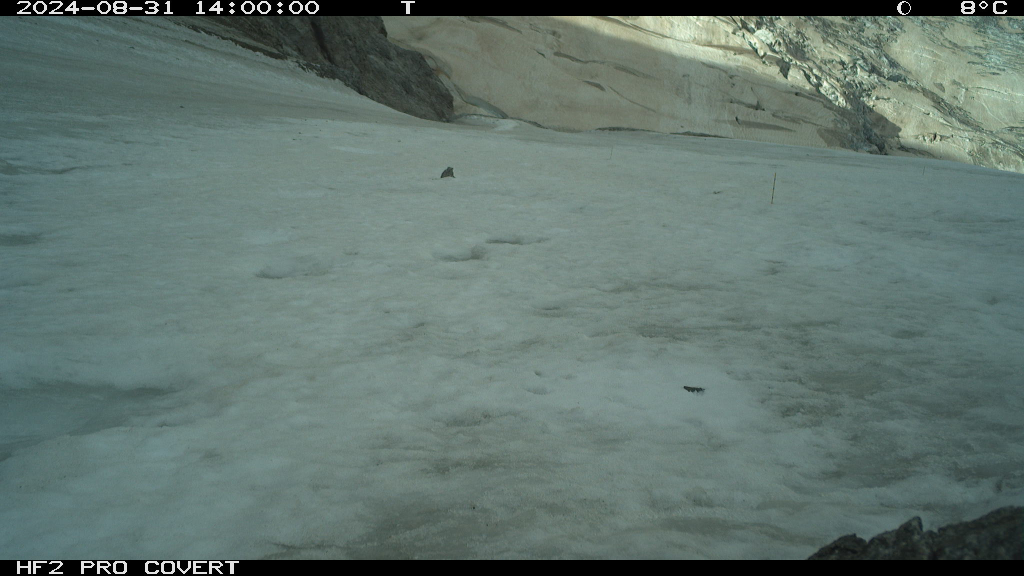
#> input picture tests/data/linceul_20240717-20241110/RCNX0452.JPG, 2048 x 1152 px (shown at 1/2 size)
$ jupyter execute --allow-errors pipeline_step_by_step.ipynb   (shell and % lines are left out)   (older library calls are emulated)
#> lines starting #> are read from the running program, lines starting #| are printed output that depends on the picture
### staketracker/detection.py
"""Image-based stake detection using weighted Sobel edge filtering.

This module provides the core computer-vision pipeline:

1. Load a grayscale image.
2. Enhance local contrast with CLAHE and compute a weighted Sobel gradient.
3. Threshold the gradient magnitude to isolate high-contrast pixels inside
   a region of interest (ROI).
4. Measure the vertical extent of detected pixels to estimate the stake height.

The module also exposes helpers for parameter optimisation (``optimize_params``)
and for reading EXIF capture dates from JPEG files (``read_image_date``).
"""

from datetime import datetime

import cv2
import numpy as np
import piexif
from scipy.optimize import differential_evolution

# ---------------------------------------------------------------------------
# Image I/O
# ---------------------------------------------------------------------------


def load_gray(image_path: str) -> np.ndarray:
    """Load an image from disk and convert it to grayscale.

    Parameters
    ----------
    image_path : str
        Path to the input image file.

    Returns
    -------
    numpy.ndarray
        Two-dimensional grayscale image.

    Raises
    ------
    AssertionError
        Raised when the image cannot be loaded from ``image_path``.
    """
    img = cv2.imread(image_path)
    assert img is not None, f"Cannot load: {image_path}"
    return cv2.cvtColor(img, cv2.COLOR_BGR2GRAY)


# ---------------------------------------------------------------------------
# Edge enhancement
#
# apply_weighted_sobel() chains three steps, each available on its own so that
# notebooks/pipeline_step_by_step.ipynb can show the intermediate images:
# enhance_contrast() -> weighted_gradient() -> normalize_gradient().
# ---------------------------------------------------------------------------


def enhance_contrast(gray: np.ndarray, blur_size: int = 5, clahe_clip: float = 3.0, clahe_tile: int = 8) -> np.ndarray:
    """Blur the image, then enhance local contrast with CLAHE.

    Parameters
    ----------
    gray : numpy.ndarray
        Input grayscale image.
    blur_size : int, default 5
        Gaussian blur kernel size, removes sensor noise.
    clahe_clip : float, default 3.0
        Clip limit used by CLAHE.
    clahe_tile : int, default 8
        Tile grid size used by CLAHE.  Values below 2 are rejected by OpenCV.

    Returns
    -------
    numpy.ndarray
        Enhanced 8-bit grayscale image.
    """
    blurred = cv2.GaussianBlur(gray, (blur_size, blur_size), 0)
    clahe = cv2.createCLAHE(clipLimit=clahe_clip, tileGridSize=(clahe_tile, clahe_tile))
    return clahe.apply(blurred)


def weighted_gradient(img: np.ndarray, wx: float = 0.9, ksize: int = 3) -> np.ndarray:
    """Combine the horizontal and vertical Sobel gradients with a weight.

    .. math::

        M = \\sqrt{w_x G_x^2 + (1 - w_x) G_y^2}

    ``wx=1`` gives :math:`|G_x|` alone, ``wx=0`` gives :math:`|G_y|` alone.

    Parameters
    ----------
    img : numpy.ndarray
        Input grayscale image, usually the output of [`enhance_contrast`][].
    wx : float, default 0.9
        Weight of the horizontal gradient component.  Must be in [0, 1].
    ksize : int, default 3
        Sobel kernel size.  Values are coerced to the next odd integer.

    Returns
    -------
    numpy.ndarray
        Gradient magnitude, float64, unbounded.
    """
    ksize = int(ksize) | 1
    sx = cv2.Sobel(img, cv2.CV_64F, 1, 0, ksize=ksize)
    sy = cv2.Sobel(img, cv2.CV_64F, 0, 1, ksize=ksize)
    return np.sqrt(wx * (sx**2) + (1.0 - wx) * (sy**2))


def normalize_gradient(magnitude: np.ndarray, percentile: float = 99) -> np.ndarray:
    """Clip the gradient at a percentile of the whole image, then rescale it to 0-255.

    Clipping at a percentile rather than the maximum keeps a few very strong edges
    from squashing everything else.  The threshold applied afterwards is therefore
    relative to the image, not an absolute gradient value.

    Parameters
    ----------
    magnitude : numpy.ndarray
        Gradient magnitude, usually the output of [`weighted_gradient`][].
    percentile : float, default 99
        Percentile mapped to 255.

    Returns
    -------
    numpy.ndarray
        Normalised 8-bit image.
    """
    v_max = np.percentile(magnitude, percentile)
    clipped = np.clip(magnitude, 0, v_max)
    return cv2.normalize(clipped, None, 0, 255, cv2.NORM_MINMAX).astype(np.uint8)


def apply_weighted_sobel(
    gray: np.ndarray,
    wx: float = 0.9,
    ksize: int = 3,
    blur_size: int = 5,
    clahe_clip: float = 3.0,
    clahe_tile: int = 8,
) -> np.ndarray:
    """Enhance contrast, compute the weighted Sobel gradient and normalise it to 0-255.

    Runs [`enhance_contrast`][], [`weighted_gradient`][] and
    [`normalize_gradient`][] in sequence; see them for the parameters.

    Returns
    -------
    numpy.ndarray
        Normalised 8-bit image containing the gradient magnitude.
    """
    enhanced = enhance_contrast(gray, blur_size=blur_size, clahe_clip=clahe_clip, clahe_tile=clahe_tile)
    return normalize_gradient(weighted_gradient(enhanced, wx=wx, ksize=ksize))


# ---------------------------------------------------------------------------
# Pixel detection
#
# detect_pixels() chains threshold_roi() -> clean_detection() -> mask_to_coords(),
# and clean_detection() chains close_gaps() -> keep_largest_component().
# ---------------------------------------------------------------------------


def crop_roi(img: np.ndarray, roi: tuple) -> np.ndarray:
    """Extract a rectangular region of interest from an image.

    Parameters
    ----------
    img : numpy.ndarray
        Input image from which to extract the region.
    roi : tuple
        Region of interest defined as ``(x, y, width, height)``.

    Returns
    -------
    numpy.ndarray
        View of ``img`` restricted to the requested region.
    """
    x, y, w, h = roi
    return img[y : y + h, x : x + w]


def threshold_roi(sobel_full: np.ndarray, roi: tuple, threshold: float) -> np.ndarray:
    """Binary mask of the ROI pixels at or above ``threshold``.

    Returns
    -------
    numpy.ndarray
        Mask of the ROI's shape (uint8, values 0 or 255).
    """
    return (crop_roi(sobel_full, roi) >= threshold).astype(np.uint8) * 255


def close_gaps(binary: np.ndarray, closing_kernel: int = 3) -> np.ndarray:
    """Morphological closing (dilation then erosion) to fill small gaps along the stake.

    ``closing_kernel`` is the side of the square structuring element; 1 returns
    the mask unchanged.
    """
    if closing_kernel <= 1:
        return binary
    kernel = cv2.getStructuringElement(cv2.MORPH_RECT, (closing_kernel, closing_kernel))
    return cv2.morphologyEx(binary, cv2.MORPH_CLOSE, kernel)


def keep_largest_component(mask: np.ndarray) -> np.ndarray:
    """Keep only the largest connected component of a binary mask (uint8, 0 or 255)."""
    num_labels, labels, stats, _ = cv2.connectedComponentsWithStats(mask)
    if num_labels < 2:  # only background
        return np.zeros_like(mask)

    # stats[0] is the background, skip it
    largest = 1 + np.argmax(stats[1:, cv2.CC_STAT_AREA])
    return (labels == largest).astype(np.uint8) * 255


def clean_detection(binary: np.ndarray, closing_kernel: int = 3) -> np.ndarray:
    """Clean a binary detection mask.

    Applies [`close_gaps`][], then [`keep_largest_component`][] to remove
    isolated noise.

    Parameters
    ----------
    binary : numpy.ndarray
        Binary mask (uint8, values 0 or 255).
    closing_kernel : int, default 3
        Size of the square structuring element used for the closing.
        Set to 1 to disable the closing.

    Returns
    -------
    numpy.ndarray
        Cleaned binary mask (uint8, values 0 or 255).
    """
    return keep_largest_component(close_gaps(binary, closing_kernel))


def mask_to_coords(mask: np.ndarray, roi: tuple) -> np.ndarray:
    """Convert a ROI mask to full-image ``(x, y)`` coordinates, shape ``(n, 2)``."""
    x, y, _, _ = roi
    local_ys, local_xs = np.nonzero(mask)
    if len(local_xs) == 0:
        return np.empty((0, 2), dtype=int)
    return np.column_stack([local_xs + x, local_ys + y])


def detect_pixels(sobel_full: np.ndarray, roi: tuple, threshold: float, closing_kernel: int = 3) -> np.ndarray:
    """Detect high-gradient pixels inside a region of interest.

    Runs [`threshold_roi`][], [`clean_detection`][] and [`mask_to_coords`][].

    Parameters
    ----------
    sobel_full : numpy.ndarray
        Full-image Sobel magnitude image.
    roi : tuple
        Region of interest defined as ``(x, y, width, height)``.
    threshold : float
        Minimum Sobel magnitude required for a pixel to be retained.
    closing_kernel : int, default 3
        Passed to [`clean_detection`][]. Set to 1 to disable the closing.

    Returns
    -------
    numpy.ndarray
        Array of detected pixel coordinates with shape ``(n, 2)`` in global
        ``(x, y)`` image coordinates.  An empty integer array is returned when
        no pixels satisfy the threshold.
    """
    binary = threshold_roi(sobel_full, roi, threshold)
    return mask_to_coords(clean_detection(binary, closing_kernel), roi)


# ---------------------------------------------------------------------------
# Measurement
# ---------------------------------------------------------------------------


def stakes_vertical_size(detected: np.ndarray) -> dict:
    """Return the vertical extent of detected stake pixels.

    Parameters
    ----------
    detected : numpy.ndarray
        Detected pixel coordinates with shape ``(n, 2)``.

    Returns
    -------
    dict
        ``{"y_min": int | None, "y_max": int | None, "height_px": int}``
        All values are ``None`` / ``0`` when no pixels are detected.
    """
    if len(detected) == 0:
        return {"y_min": None, "y_max": None, "height_px": 0}
    y_min = int(detected[:, 1].min())
    y_max = int(detected[:, 1].max())
    return {"y_min": y_min, "y_max": y_max, "height_px": y_max - y_min + 1}


# ---------------------------------------------------------------------------
# EXIF metadata
# ---------------------------------------------------------------------------


# [21 lines left out: function read_image_date, not called in this run]


# ---------------------------------------------------------------------------
# Full-image detection pipeline
# ---------------------------------------------------------------------------


def detect_stakes(image_path: str, roi: tuple, best: dict) -> np.ndarray:
    """Detect stake pixels in a single image using pre-optimised parameters.

    Parameters
    ----------
    image_path : str
        Path to the input JPEG image.
    roi : tuple
        Region of interest defined as ``(x, y, width, height)``.
    best : dict
        Optimised parameter dictionary with keys ``wx``, ``threshold``,
        ``ksize``, ``clahe_clip``, and ``clahe_tile``.  Optional key
        ``closing_kernel`` (default 3) is passed to [`detect_pixels`][].

    Returns
    -------
    numpy.ndarray
        Detected pixel coordinates with shape ``(n, 2)``.
    """
    gray = load_gray(image_path)
    sobel = apply_weighted_sobel(
        gray,
        wx=best["wx"],
        ksize=best["ksize"],
        clahe_clip=best["clahe_clip"],
        clahe_tile=best["clahe_tile"],
    )
    return detect_pixels(sobel, roi, best["threshold"], best.get("closing_kernel", 3))


# ---------------------------------------------------------------------------
# Parameter optimisation
# ---------------------------------------------------------------------------


# [102 lines left out: functions pixel_iou, objective, optimize_params, not called in this run]

### notebooks/pipeline_step_by_step.ipynb
# Stake detection, step by step

This notebook runs the detection pipeline of `staketracker` on the test images in `tests/data`,
one step at a time, and shows the intermediate images.

Each step calls the same `staketracker.detection` function that `detect_stakes()` uses, so the notebook
follows the code when it changes. The last check confirms that chaining the steps gives the same pixels
as `detect_stakes()`: if a step is added to the pipeline, it fails until the notebook shows that step too.

Steps:
1. Load the photo in grayscale (`load_gray`)
2. Blur, then enhance local contrast with CLAHE (`enhance_contrast`)
3. Compute horizontal and vertical gradients (Sobel) and combine them with a weight `wx` (`weighted_gradient`)
4. Normalise the gradient to 0–255 (`normalize_gradient`)
5. Keep the pixels above a threshold inside the region of interest (ROI) (`threshold_roi`)
6. Clean the mask: morphological closing, then keep the largest connected component (`close_gaps`, `keep_largest_component`)
7. Measure the vertical extent of what is left: the visible stake height in pixels (`mask_to_coords`, `stakes_vertical_size`)

[cell 1]
from pathlib import Path

import cv2
import matplotlib.pyplot as plt
import numpy as np
import pandas as pd

import staketracker
from staketracker import visualize
from staketracker.detection import (
    apply_weighted_sobel,
    close_gaps,
    detect_stakes,
    enhance_contrast,
    keep_largest_component,
    load_gray,
    mask_to_coords,
    normalize_gradient,
    stakes_vertical_size,
    threshold_roi,
    weighted_gradient,
)

plt.rcParams["figure.dpi"] = 80

print(f"staketracker {staketracker.__version__}")

DATA_DIR = Path("../tests/data")
cases = pd.read_csv(DATA_DIR / "cases.csv", comment="#")
#> (reads tests/data/cases.csv from the repository)
cases

## Pick an image

`cases.csv` gives, for each image, the ROI and threshold used for its period (same values as `workflow.sh`).
The other detection parameters are shared by all periods.

[cell 2]
PARAMS = {"wx": 0.9, "ksize": 1, "clahe_clip": 1.0, "clahe_tile": 2}


def get_case(image):
    row = cases.set_index("image").loc[image]
    roi = (int(row.roi_x), int(row.roi_y), int(row.roi_w), int(row.roi_h))
    return DATA_DIR / row.period / image, roi, int(row.threshold)


path, roi, threshold = get_case("RCNX0452.JPG")
x, y, w, h = roi
print(path, "ROI (x, y, w, h) =", roi, "threshold =", threshold)

## 1. Load the photo

The camera takes a colour photo every hour. Detection works on the grayscale version.
The yellow box is the ROI: the stake must stay inside it for the whole period.

[cell 3]
color = cv2.cvtColor(cv2.imread(str(path)), cv2.COLOR_BGR2RGB)
gray = load_gray(str(path))
#> in load_gray, img is the input picture: shape (1152, 2048, 3); mean B, G, R 111.2, 117.1, 98.5

PAD = 40  # margin around the ROI in the zoomed views


def zoom(img):
    return img[max(0, y - PAD) : y + h + PAD, max(0, x - PAD) : x + w + PAD]
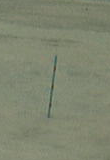
#> returned value: shape (160, 110, 3); mean of channels 0, 1, 2 111.6, 133, 127.1; drawn as B, G, R


def draw_roi(ax):
    ax.add_patch(plt.Rectangle((PAD - 0.5, PAD - 0.5), w, h, fill=False, edgecolor="yellow", linewidth=1))


fig, axes = plt.subplots(1, 3, figsize=(15, 4), gridspec_kw={"width_ratios": [3, 1, 1]})
axes[0].imshow(color)
axes[0].add_patch(plt.Rectangle((x, y), w, h, fill=False, edgecolor="yellow"))
axes[0].set_title(f"{path.name}, {gray.shape[1]}×{gray.shape[0]} px")
axes[1].imshow(zoom(color))
axes[1].set_title("colour, around the ROI")
axes[2].imshow(zoom(gray), cmap="gray")
axes[2].set_title("grayscale")
for ax in axes[1:]:
    draw_roi(ax)
for ax in axes:
    ax.axis("off")
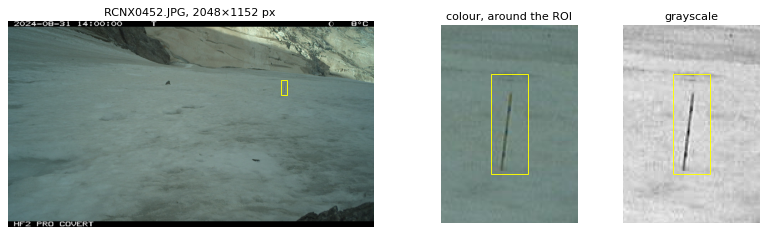
#> figure drawn by matplotlib, 3 panels

## 2. Blur and CLAHE

A 5×5 Gaussian blur removes sensor noise. CLAHE (Contrast Limited Adaptive Histogram Equalization) then
stretches the contrast tile by tile, so the stake stands out even when the light is flat.
`clahe_tile` sets the tile grid (2×2 here), `clahe_clip` limits how much the contrast can be amplified.

[cell 4]
enhanced = enhance_contrast(gray, clahe_clip=PARAMS["clahe_clip"], clahe_tile=PARAMS["clahe_tile"])
#> in enhance_contrast, `return clahe.apply(blurred)`:
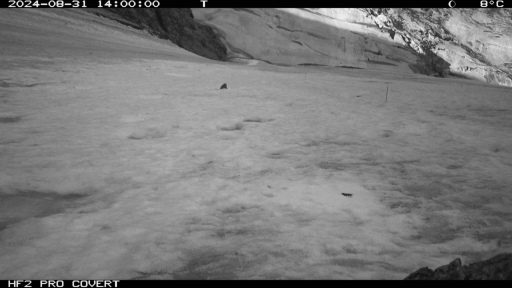
#> returned value: shape (1152, 2048) (shown at 1/4 size); min 2, max 249, mean 120.2

fig, axes = plt.subplots(1, 2, figsize=(6, 4))
for ax, img, title in zip(axes, [gray, enhanced], ["grayscale", "blur + CLAHE"]):
    ax.imshow(zoom(img), cmap="gray")
    draw_roi(ax)
    ax.set_title(title)
    ax.axis("off")
#> this loop made 2 passes
#> title on passes 1 to 2: 'grayscale', 'blur + CLAHE'
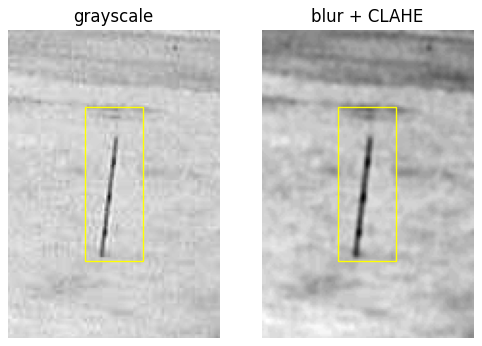
#> figure drawn by matplotlib, 2 panels

## 3. Weighted Sobel gradient

Sobel filters measure how fast brightness changes: `Gx` along the horizontal axis, `Gy` along the vertical axis.
The stake is vertical, so its edges show up in `Gx`. The two are combined as

$$M = \sqrt{w_x G_x^2 + (1 - w_x) G_y^2}$$

With `wx = 0.9`, vertical edges (the stake) count much more than horizontal ones (snow surface, horizon).

`wx = 1` keeps `|Gx|` alone and `wx = 0` keeps `|Gy|` alone, which is how the cell below shows each component.

[cell 5]
wx, ksize = PARAMS["wx"], PARAMS["ksize"]
magnitude = weighted_gradient(enhanced, wx=wx, ksize=ksize)
#> in weighted_gradient, `sx = cv2.Sobel(img, cv2.CV_64F, 1, 0, ksize=ksize)`:
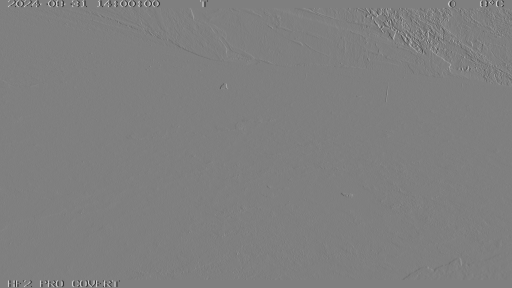
#> sx: shape (1152, 2048) float64 (shown at 1/4 size); min -180, max 180, mean 0; drawn with min black and max white
#> in weighted_gradient, `return np.sqrt(wx * (sx**2) + (1.0 - wx) * (sy**2))`:
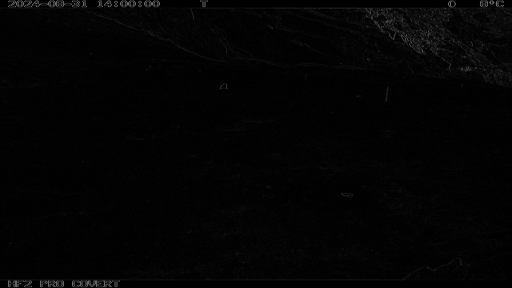
#> returned value: shape (1152, 2048) float64 (shown at 1/4 size); min 0, max 170.8, mean 3.7

fig, axes = plt.subplots(1, 3, figsize=(9, 4))
components = [weighted_gradient(enhanced, wx=1, ksize=ksize), weighted_gradient(enhanced, wx=0, ksize=ksize), magnitude]
for ax, img, title in zip(axes, components, ["|Gx|", "|Gy|", f"M (wx={wx})"]):
    ax.imshow(zoom(img), cmap="magma")
    draw_roi(ax)
    ax.set_title(title)
    ax.axis("off")
#> this loop made 3 passes
#> title on passes 1 to 3: '|Gx|', '|Gy|', 'M (wx=0.9)'
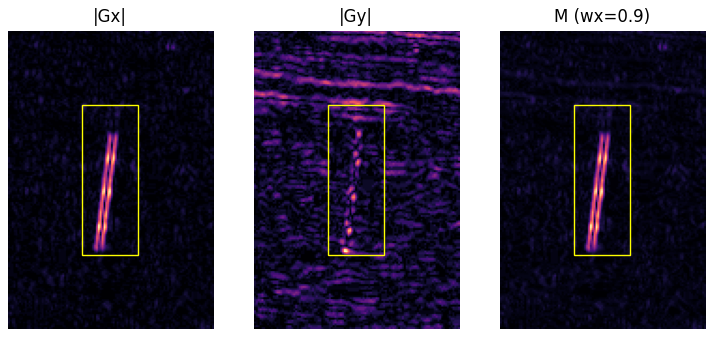
#> figure drawn by matplotlib, 3 panels

## 4. Normalise to 0–255

The magnitude is clipped at its 99th percentile over the whole image, then rescaled to 0–255.
Clipping at a percentile rather than the maximum keeps a few very bright pixels from squashing everything else.
This also means the threshold is relative to the image, not an absolute gradient value.

[cell 6]
sobel = normalize_gradient(magnitude)
#> in normalize_gradient, `v_max = np.percentile(magnitude, percentile)`: v_max = 34.19
#> in normalize_gradient, `clipped = np.clip(magnitude, 0, v_max)`:
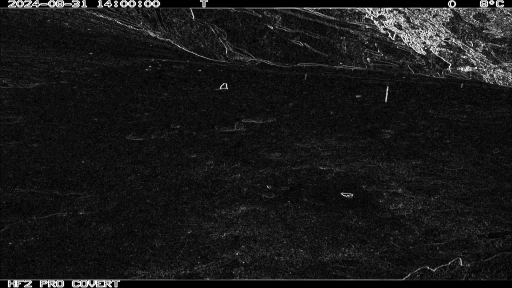
#> clipped: shape (1152, 2048) float64 (shown at 1/4 size); min 0, max 34.19, mean 3.4; drawn with min black and max white
v_max = np.percentile(magnitude, 99)  # only for the printout below
#> v_max = 34.19

roi_values = sobel[y : y + h, x : x + w].ravel()
#> roi_values = 2400 values, max 255 at index 763, min 0 at index 6, mean 43.3

fig, axes = plt.subplots(1, 2, figsize=(10, 4), gridspec_kw={"width_ratios": [1, 2]})
axes[0].imshow(zoom(sobel), cmap="magma")
#> in zoom (call 8), `return img[max(0, y - PAD) : y + h + PAD, max(0, x - PAD) : x + w + PAD]`:
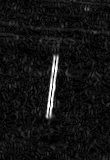
#> returned value: shape (160, 110); min 0, max 255, mean 19
fig.colorbar(axes[0].images[0], ax=axes[0], fraction=0.046, pad=0.04, label="normalised gradient")
draw_roi(axes[0])
axes[0].set_title("normalised gradient")
axes[0].axis("off")
axes[1].hist(roi_values, bins=64, range=(0, 255))
axes[1].axvline(threshold, color="red", label=f"threshold = {threshold}")
axes[1].set_yscale("log")
axes[1].set_xlabel("normalised gradient in the ROI")
axes[1].set_ylabel("pixels")
axes[1].legend()
print(f"99th percentile of M: {v_max:.1f}; ROI pixels above threshold: {(roi_values >= threshold).sum()}")
#| 99th percentile of M: 34.2; ROI pixels above threshold: 254
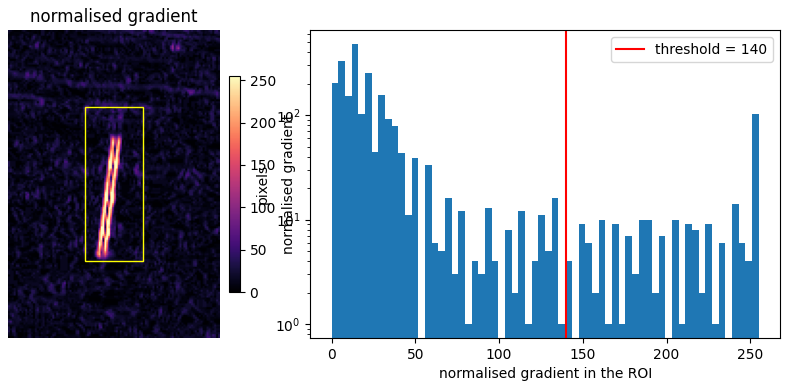
#> figure drawn by matplotlib, 3 panels; panel 2: tallest bar 481 high, from x = 11.95 to 15.94

## 5. Threshold inside the ROI

Only the ROI is kept, and every pixel at or above the threshold becomes white.

[cell 7]
binary = threshold_roi(sobel, roi, threshold)
#> (the rest of the program and of its run is left out)
